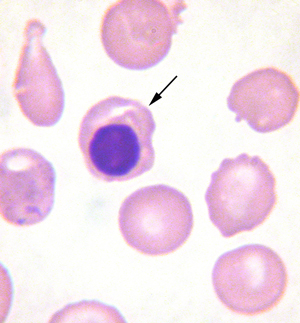
#> input picture assets/Lab3-rbc.jpg, 300 x 323 px; the run also reads 2 pictures not shown here
$ jupyter execute --allow-errors 'Lab 3 - Edges.ipynb'   (shell and % lines are left out)   (older library calls are emulated)
#> lines starting #> are read from the running program, lines starting #| are printed output that depends on the picture; after the words box and inside, x2 and y2 are one past the last pixel; in counts of white or black regions, pixels touching at a corner belong together
# 2110443 - Computer Vision (2018/1)
## Lab 3 - Edge Processing
In this lab, we will learn to utilize edge information to extract useful "things" from images. This notebook includes both coding and written questions. Please hand in this notebook file with all outputs and your answer

Import OpenCV, Numpy and Matplotlib as always

[cell 1]
import cv2
import math
import numpy as np
import random as rng
from matplotlib import pyplot as plt
from ipywidgets import interact
import ipywidgets as widgets
import urllib.request

Use <a href="https://docs.opencv.org/3.4.1/d4/da8/group__imgcodecs.html#ga288b8b3da0892bd651fce07b3bbd3a56">imread</a> function to read image from file. Since edge detection functions <b>require</b> a single channel input image, we must convert the input image into grayscale by using <a href="https://docs.opencv.org/3.4.1/d7/d1b/group__imgproc__misc.html#ga397ae87e1288a81d2363b61574eb8cab">cvtColor</a>.

[cell 2]
inputImage = cv2.imread("assets/Lab3-rbc.jpg")
#> inputImage is the input picture: shape (323, 300, 3); mean B, G, R 234.7, 222.6, 242
print('inputImage dimensions', inputImage.shape)
#| inputImage dimensions (323, 300, 3)
inputImageGray = cv2.cvtColor(inputImage,cv2.COLOR_BGR2GRAY)
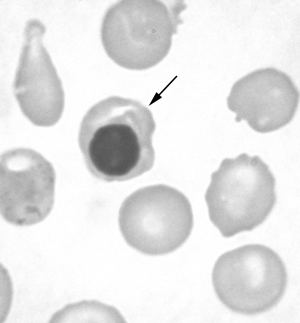
#> inputImageGray: shape (323, 300); min 0, max 255, mean 229.8
plt.figure(figsize=(10,10))
plt.imshow(inputImageGray,cmap = 'gray')
plt.show()

## Edge Detection

Edge detection is one of the fundamental operations in image processing and computer vision, including object detectors and image segmentation algorithms. It helps us reduce the amount of data  to process while still maintains the structural/shape representation of the image. OpenCV already implemented some famous edge detector. In this section, we will apply well-known edge detector on the provided image.

### 1.Sobel Edge Detector
Sobel edge detector is a gradient based method based on the first order derivatives. It separately calculates the first derivatives for the X and Y axes. You can use it by calling <a href="https://docs.opencv.org/3.4.2/d4/d86/group__imgproc__filter.html#gacea54f142e81b6758cb6f375ce782c8d">cv2.Sobel</a>

[cell 3]
sobelXOutput = cv2.Sobel(inputImageGray,cv2.CV_8U,1,0,ksize=3)
sobelYOutput = cv2.Sobel(inputImageGray,cv2.CV_8U,0,1,ksize=3)
plt.figure(figsize=(10,10))
plt.title('Sobel Output in X-Direction')
plt.imshow(sobelXOutput, cmap='gray')
plt.figure(figsize=(10,10))
plt.title('Sobel Output in Y-Direction')
plt.imshow(sobelYOutput, cmap='gray')
plt.show()

#### <b>Remark</b>
There is a slight problem with both outputs because of their data type. Since black-to-white transition is taken as positive slope (positive value) while white-to-black is taken as a negative slope (negative value), uint8 data type is only capable for positive value. When you convert data to np.uint8, all negative slopes are considered as zero and some edges will be missed. To overcome this problem we will apply absolute operator before convert into np.uint8

[cell 4]
sobelXOutput_64F = cv2.Sobel(inputImageGray,cv2.CV_64F,1,0,ksize=3)
print(sobelXOutput_64F.dtype)
#| float64
sobelXOutput_64F = np.uint8(np.absolute(sobelXOutput_64F))
sobelYOutput_64F = cv2.Sobel(inputImageGray,cv2.CV_64F,0,1,ksize=3)
sobelYOutput_64F = np.uint8(np.absolute(sobelYOutput_64F))
plt.figure(figsize=(10,10))
plt.title('Sobel Output in X-Direction')
plt.imshow(sobelXOutput_64F, cmap='gray')
plt.figure(figsize=(10,10))
plt.title('Sobel Output in Y-Direction')
plt.imshow(sobelYOutput_64F, cmap='gray')
plt.show()
plt.figure(figsize=(10,10))
plt.title('Sobel Output in Both-Direction')
plt.imshow(sobelXOutput_64F + sobelYOutput_64F, cmap='gray')
plt.show()
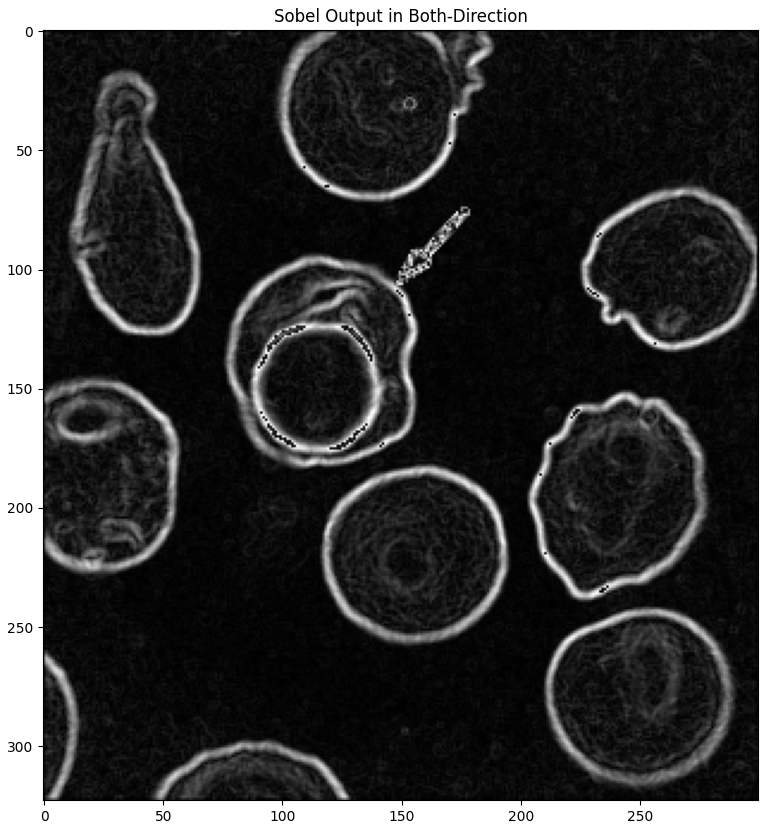
#> figure drawn by matplotlib, 1 panel

### 2.Robert Edge Detector
Use the knowledge from lecture section 🤔 and <b>your own</b> myFilter2D function from Lab 2 - Assignment3 to built Robert edge detector! Compare the result with original OpenCV <a href="https://docs.opencv.org/3.4.2/d4/d86/group__imgproc__filter.html#ga27c049795ce870216ddfb366086b5a04">cv2.filter2D</a>.

[cell 5]
#### Your filter2D function! ####
### FILL HERE ###
def myFilter2D(inputImage, kernel, paddingMethod="constant", paddingValue=0):
#> called with kernel = array of shape (2, 2), paddingMethod = 'replicate', paddingValue = 0
    if paddingMethod == "constant":
        paddedImage = np.pad(inputImage, 1, 'constant', constant_values=paddingValue)
    elif paddingMethod == "replicate":
        paddedImage = np.pad(inputImage, 1, 'edge')
    elif paddingMethod == "valid":
        paddedImage = inputImage
    else:
        print("Undefined padding method")

    n, m = paddedImage.shape
    kn, km = kernel.shape
    outputImage = np.empty((n-kn+1,m-km+1))
    for r in range(n-kn+1):
        for c in range(m-km+1):
            outputImage[r + kn//2 -1,c + km//2 - 1] = np.sum(paddedImage[r:r+kn,c:c+km] * kernel)
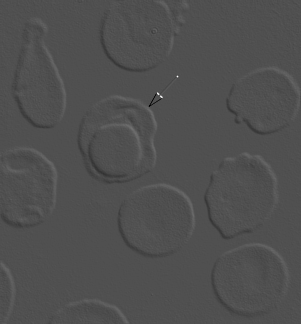
#> outputImage: shape (324, 301) float64; min -115, max 251, mean 0.1; drawn with min black and max white
    return outputImage

[cell 6]
#### FILL HERE ####
robert_kernel_x = np.array( [[0,1], [-1,0]])
robert_kernel_y = np.array( [[1,0], [0,-1]])
robert_output_x = myFilter2D(inputImageGray,robert_kernel_x, paddingMethod='replicate')
robert_output_y = myFilter2D(inputImageGray,robert_kernel_y, paddingMethod='replicate')
#> call 2 of myFilter2D, with kernel = array of shape (2, 2), paddingMethod = 'replicate', paddingValue = 0
#> after the loop in myFilter2D (call 2), `for r in range(n-kn+1):`:
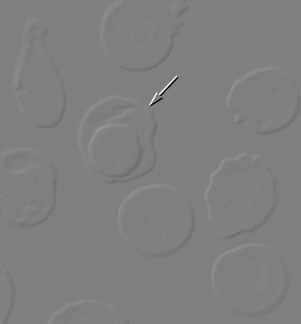
#> outputImage: shape (324, 301) float64; min -255, max 255, mean -0.1; drawn with min black and max white
cvfilter_x = cv2.filter2D(inputImageGray, cv2.CV_64F, robert_kernel_x, anchor = (-1,-1))
cvfilter_y = cv2.filter2D(inputImageGray, cv2.CV_64F, robert_kernel_y, anchor = (-1,-1))

plt.figure(figsize=(10,10))
plt.title('Robert_kernel Output in X-Direction')
plt.imshow(robert_output_x, cmap='gray')
plt.figure(figsize=(10,10))
plt.title('cvfilter Output in X-Direction')
plt.imshow(cvfilter_x, cmap='gray')
plt.figure(figsize=(10,10))
plt.title('Robert_kernel Output in Y-Direction')
plt.imshow(robert_output_y, cmap='gray')
plt.figure(figsize=(10,10))
plt.title('cvfilter Output in Y-Direction')
plt.imshow(cvfilter_y, cmap='gray')
####

### 4.Canny Edge Detector
Canny edge detector is a popular edge detection algorithm. It is a multi-stages algorithm based on Sobel edge detector and is considered to give a better result. You can read <a href="https://docs.opencv.org/3.4.2/da/d22/tutorial_py_canny.html">here</a> for short summary of this algorithm. You can Canny edge detector by calling <a href="https://docs.opencv.org/3.4.2/dd/d1a/group__imgproc__feature.html#ga04723e007ed888ddf11d9ba04e2232de">cv2.Canny</a>

[cell 7]
# Use ipywidgets and interact function to see the result of Canny edge detctor by yourself.
#### FILL HERE ####
edges = cv2.Canny(inputImageGray, 100, 100)
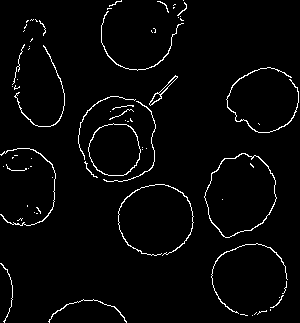
#> edges: shape (323, 300); 2.8% white in thin lines or dots
plt.imshow(edges, cmap='gray')
####

### 4. Structured Edge Detector

[Bonus] The gradient based edge detectors are typically susceptible to noise in the image and it is difficult to overcome this problem by using traditional pixel features. Instead of finding suitable rule-based methods for each task, a learning based edge detector named "Structured Edge" is proposed by Microsoft researcher team in International Conference on Computer Vision 2013 (ICCV). This algorithm use random forest to give each pixel edge intensity value based on locality feature. You can read their paper <a href="https://www.microsoft.com/en-us/research/wp-content/uploads/2013/12/DollarICCV13edges.pdf">here</a>.

[cell 8]
# Grab edge model file from opencv_contrib repository
urllib.request.urlretrieve('https://raw.githubusercontent.com/opencv/opencv_extra/master/testdata/cv/ximgproc/model.yml.gz', 'assets/structuredEdgeModel.yml.gz')
#> (this line was passed over: the network is not available in this run)

#> (a cell that did not finish here is left out)

## Extract the objects (Red Blood Cells) using edge information

Using both X-Y Sobel edge output and apply simple threshold to keep only strong edge

[cell 10]
sobelXYOutput = sobelXOutput_64F + sobelYOutput_64F
sobelXYOutput = np.uint8(sobelXYOutput > 60)
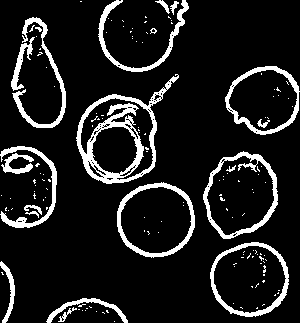
#> sobelXYOutput: shape (323, 300); values 0 (black) and 1 (white), 11.7% white; 147 white regions (126 under 20 px)
plt.imshow(sobelXYOutput, cmap='gray')
plt.show()

Categorize each strong edge pixel into contours by using <a href="https://docs.opencv.org/3.4.2/d3/dc0/group__imgproc__shape.html#ga17ed9f5d79ae97bd4c7cf18403e1689a">cv2.findContour</a>

[cell 11]
_, rbcContours, _ = cv2.findContours(sobelXYOutput, cv2.RETR_EXTERNAL, cv2.CHAIN_APPROX_SIMPLE)
#> rbcContours = 72 contours, 56 with area under 20; largest, box (x1, y1, x2, y2) and area: (76, 74, 179, 184) 5874, (203, 151, 278, 239) 4772, (210, 242, 289, 317) 4532, (117, 182, 195, 258) 4531, (225, 66, 300, 135) 3774

[cell 12]
rbcContourImage = inputImage.copy()
for rcbContourIdx in range(len(rbcContours)):
    color = (rng.randint(0,256), rng.randint(0,256), rng.randint(0,256))
    # Calculates the bounding rectangle of a contour
    x, y, w, h = cv2.boundingRect(rbcContours[rcbContourIdx])
    cv2.drawContours(rbcContourImage, rbcContours, rcbContourIdx, color, 2)
    cv2.rectangle(rbcContourImage,(x,y),(x+w,y+h),color,3)
#> this loop made 72 passes
#> (color, x, y, w, h) on passes 1 to 8: ((197, 215, 20), 114, 321, 1, 1), ((132, 248, 207), 102, 312, 3, 2), ((155, 244, 183), 96, 311, 1, 1), ((111, 71, 144), 106, 310, 3, 3), ((71, 48, 128), 85, 310, 1, 1), ((75, 158, 50), 82, 310, 1, 1), ((37, 169, 241), 78, 309, 2, 1), ((51, 181, 222), 86, 308, 2, 1)
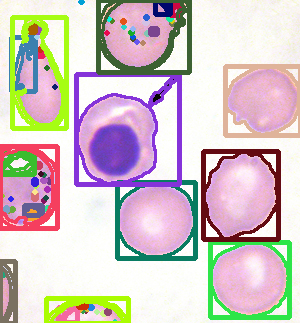
#> rbcContourImage: shape (323, 300, 3); mean B, G, R 198.4, 198.1, 211.4
rbcContourImage = cv2.cvtColor(rbcContourImage,cv2.COLOR_BGR2RGB)
print('Total Red Blood Cell:',len(rbcContours))
#| Total Red Blood Cell: 72
plt.figure(figsize=(10,10))
plt.imshow(rbcContourImage)
plt.show()

## Assignment 1 - Improved Simple RBC Detector
Is there anyway to improve the rcb detection quality? Why you do that? You can use the knowledge from previous and this lecture to answer this question! Implement your own modifiation in the following block and display the output for <b>both Lab3-rbc.jpg and Lab3-rbc2.jpg</b>.

[cell 13]
#### FILL HERE ####
lab3rbc = cv2.imread("assets/Lab3-rbc.jpg")
lab3rbc2 = cv2.imread("assets/Lab3-rbc2.jpg")
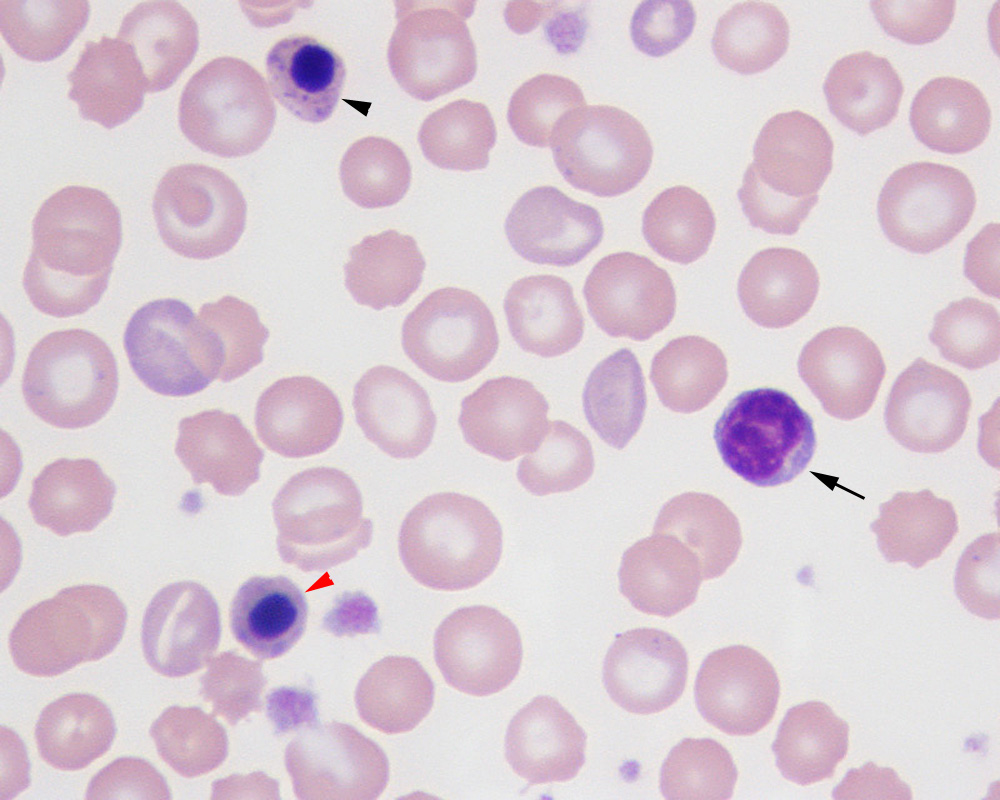
#> input picture assets/Lab3-rbc2.jpg, 1000 x 800 px
#> lab3rbc2 is the input picture: shape (800, 1000, 3); mean B, G, R 212.9, 202.7, 218
#> the sliders are set to image = <module 'ipywidgets.fixed_' fr, blursize = 1, threshold1 = 175, threshold2 = 300

def rbc_detect(image,blursize, threshold1=100, threshold2=100):
#> called with blursize = 1, threshold1 = 175, threshold2 = 300
    name = 'rbc_' + str(image) + '.png'
    image = lab3rbc if image == 1 else lab3rbc2
    imageGray = cv2.cvtColor(image, cv2.COLOR_BGR2GRAY)
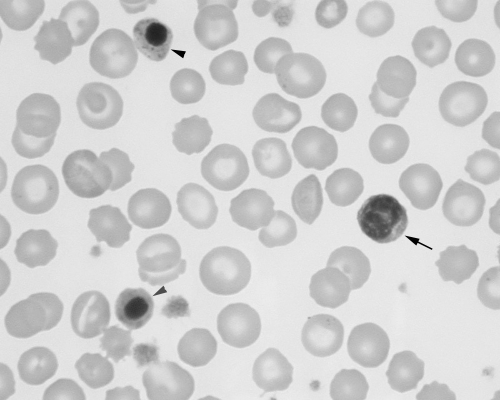
#> imageGray: shape (800, 1000) (shown at 1/2 size); min 0, max 239, mean 208.5
    imageGray = cv2.blur(imageGray,(blursize,blursize))
    edges = cv2.Canny(imageGray, threshold1, threshold2)
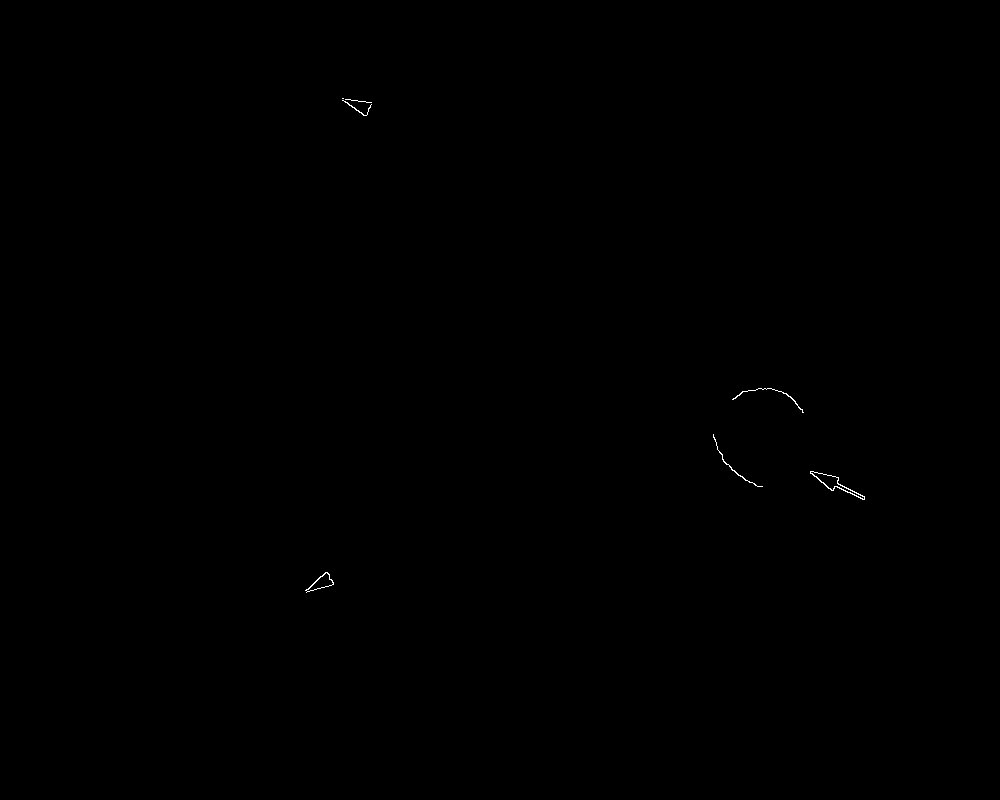
#> edges: shape (800, 1000); 0.07% white in thin lines or dots, all inside (x1, y1, x2, y2) = (305, 98, 865, 593)
    edges = np.uint8(edges > 40)
    _, rbcContours, _ = cv2.findContours(edges, cv2.RETR_EXTERNAL, cv2.CHAIN_APPROX_SIMPLE)
#> rbcContours = 7 contours, 3 with area under 20; largest, box (x1, y1, x2, y2) and area: (810, 471, 865, 500) 344, (305, 572, 334, 593) 228, (713, 434, 763, 487) 26, (732, 388, 804, 413) 23
#> (the rest of the program and of its run is left out)
